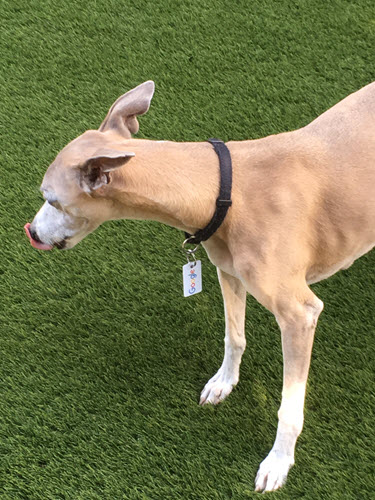
#> input picture example.png, 375 x 500 px
$ jupyter execute --allow-errors pillow_image.ipynb
#> lines starting #> are read from the running program, lines starting #| are printed output that depends on the picture
[cell 1]
import PIL

[cell 2]
from PIL import Image
#> (the rest of this cell did not finish here and is left out)

[cell 3]
help(PIL)

#> (a cell that did not finish here is left out)

[cell 5]
from PIL import Image
im = Image.open("example.png")
#> im is the input picture: PIL image 375x500 RGBA; mean R, G, B, A 114.4, 117.8, 76.5, 255
new_im = im.resize((640,480))
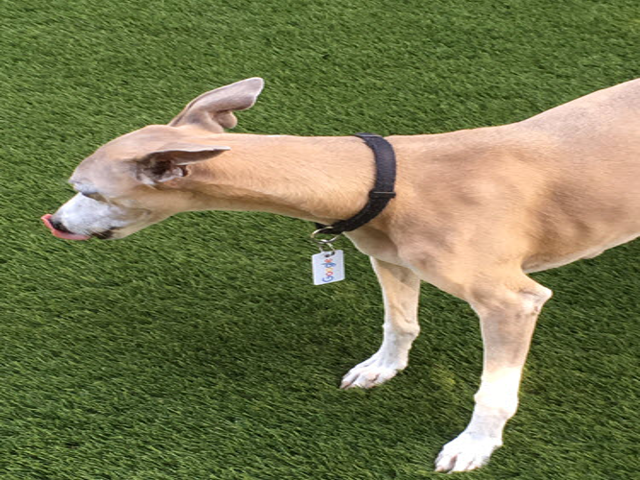
#> new_im: PIL image 640x480 RGBA; mean R, G, B, A 114.4, 117.8, 76.5, 255
new_im.save("example_resized.png")

[cell 6]
from PIL import Image
im = Image.open("example.png")
new_im = im.rotate(90)
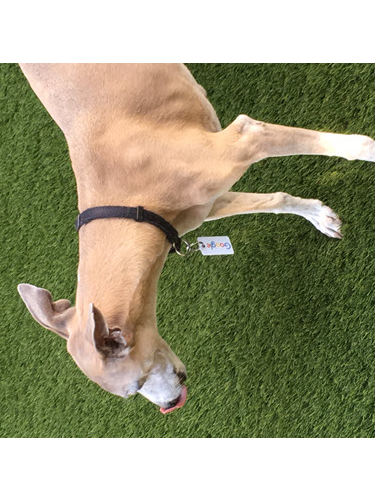
#> new_im: PIL image 375x500 RGBA; mean R, G, B, A 92.9, 91.7, 62.7, 191.2; transparent parts drawn white
new_im.save("example_rotated.png")

[cell 7]
from PIL import Image
im = Image.open("example.png")
im.rotate(180).resize((640,480)).save("flipped_and_resized.png")
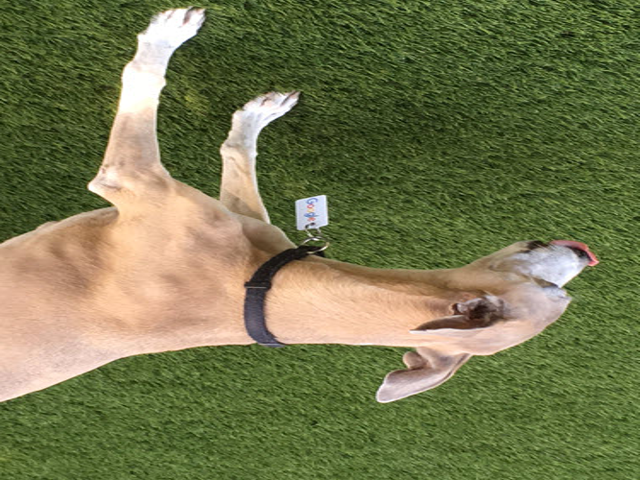
#> saved as flipped_and_resized.png: PIL image 640x480 RGBA; mean R, G, B, A 114.4, 117.8, 76.5, 255
